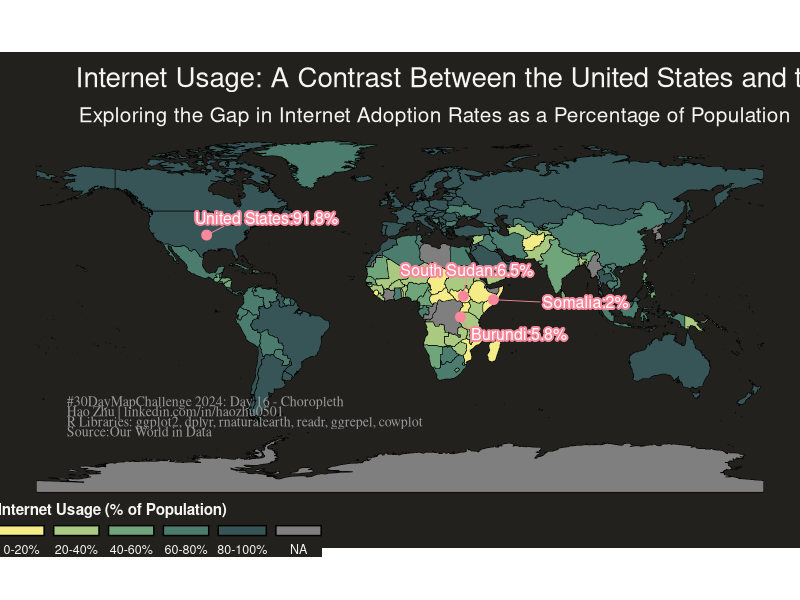
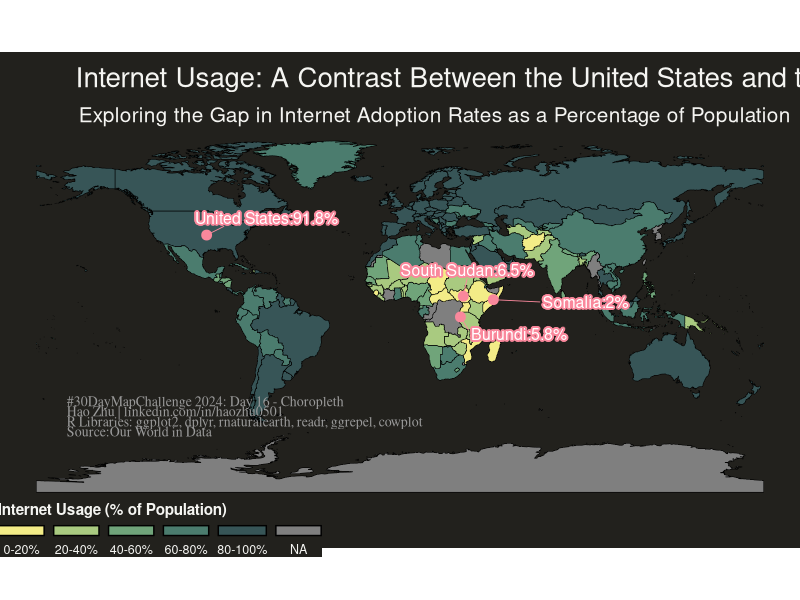

These figures' R source, in order:
# 30 Day Map Challenge: Day 16-Choropleth
# November 16, 2024
# Author: Hao Zhu, haoz51@upenn.edu

library(ggplot2)
library(dplyr)
library(rnaturalearth)
library(readr)
library(RColorBrewer)
library(ggrepel)
library(cowplot)

# Step 1: Read the data
internet_data <- read.csv("data/share-of-individuals-using-the-internet (1)/share-of-individuals-using-the-internet.csv")

# Step 2: Get the world map data
world <- ne_countries(scale = "medium", returnclass = "sf")

# Step 3: Clean and prepare the data
internet_clean <- internet_data %>%
  filter(!is.na(`Individuals.using.the.Internet....of.population.`)) %>%
  select(Entity, time, `Individuals.using.the.Internet....of.population.`)%>%
  rename(pct_internet_pop = "Individuals.using.the.Internet....of.population.")

# Step 4: Merge the map data with internet usage data
world_data <- world %>%
  left_join(internet_clean, by = c("name_ciawf" = "Entity"))

world_data <- world_data %>%
  mutate(usage_category = cut(`pct_internet_pop`,
                              breaks = c(0, 20, 40, 60, 80, 100),
                              labels = c("0-20%", "20-40%", "40-60%", "60-80%", "80-100%"),
                              include.lowest = TRUE))


# Identify top 3, bottom 3, and US
top_3 <- internet_clean %>%
  arrange(desc(pct_internet_pop)) %>%
  slice(1:3)

bottom_3 <- internet_clean %>%
  arrange(pct_internet_pop) %>%
  slice(1:3)

us <- internet_clean %>%
  filter(Entity == "United States")

annotations <- bind_rows(top_3, bottom_3, us)

annotation_positions <- data.frame(
  country = c("United States", "South Sudan", "Burundi", "Somalia"),
  latitude = c(37.0902, 6.8770, 	-3.3731, 5.1521),  
  longitude = c(-95.7129, 31.3070,29.9189, 46.1996),  
  label = c("United States:91.8%","South Sudan:6.5%", "Burundi:5.8%", "Somalia:2%")
)

# Customizing the map with points and annotations
internet_map <- ggplot(data = world_data) +
  geom_sf(aes(fill = usage_category), color = "black", size = 0.1) +
  # Add points for country locations
  geom_point(
    data = annotation_positions,
    aes(x = longitude, y = latitude),
    color = "#FA889C",
    size = 3
  ) +
  # Add text annotations with lines
  geom_text_repel(
    data = annotation_positions,
    aes(x = longitude, y = latitude, label = label),
    size = 4,
    color = "white",
    bg.color = "#FA889C",    # The background color of the text (outline effect)
    bg.r = 0.15,              # The radius of the background outline (creates the text outline)
    nudge_x = 20,  # Move text horizontally further from the point
    nudge_y = 3,   # Move text vertically further from the point
    segment.color = "#FA889C",  # Line color connecting the point to the text
    segment.size = 0.3,       # Line thickness
    box.padding = 0.5,        # Padding around the text box
    point.padding = 0.3,      # Padding between the point and the line
    max.overlaps = 100        # Ensure all annotations are shown
  ) +
  scale_fill_manual(
    values = c("#F3EC87", "#A9CA80", "#70A47A", "#4B7C6E", "#375557"),
    name = "Internet Usage (% of Population)",
    guide = guide_legend(
      keyheight = unit(3, units = "mm"),
      keywidth = unit(12, units = "mm"),
      label.position = "bottom",
      title.position = "top",
      nrow = 1
    )
  ) +
  theme_void() +
  labs(
    title = "Internet Usage: A Contrast Between the United States and the Bottom Three Countries",
    subtitle = "Exploring the Gap in Internet Adoption Rates as a Percentage of Population",
    caption = "Data: Our World in Data"
  ) 

internet_map <- internet_map +
  draw_text("#30DayMapChallenge 2024: Day 16 - Choropleth", 
            x = -165, y = -45, size = 10, color = "gray60", hjust = 0, family = "serif") +
  draw_text("Hao Zhu | linkedin.com/in/haozhu0501", 
            x = -165, y = -50, size = 10, color = "gray60", hjust = 0, family = "serif") +
  draw_text("R Libraries: ggplot2, dplyr, rnaturalearth, readr, ggrepel, cowplot", 
            x = -165, y = -55, size = 10, color = "gray60", hjust = 0, family = "serif") +
  draw_text("Source:Our World in Data", 
            x = -165, y = -60, size = 10, color = "gray60", hjust = 0, family = "serif")+
  theme(
    text = element_text(color = "#f5f5f2"),
    plot.background = element_rect(fill = "#22211d", color = NA),
    panel.background = element_rect(fill = "#22211d", color = NA),
    legend.background = element_rect(fill = "#22211d", color = NA),
    plot.title = element_text(
      size = 20, hjust = 0.01, color = "#f5f5f2",
      margin = margin(b = -0.1, t = 0.4, l = 2, unit = "cm")
    ),
    plot.subtitle = element_text(
      size = 15, hjust = 0.01, color = "#f5f5f2",
      margin = margin(b = -0.1, t = 0.43, l = 2, unit = "cm")
    ),
    plot.caption = element_text(
      size = 10, color = "#f5f5f2",
      margin = margin(b = 0.3, r = -99, t = 0.3, unit = "cm")
    ),
    legend.position = c(0.2, -0.05),
    legend.text = element_text(size = 9, color = "#f5f5f2"),
    legend.title = element_text(size = 11, face = "bold", color = "#f5f5f2")
  )

  

internet_map
# Save the plot
ggsave("output/Map-16.png", internet_map, width = 14, height = 10, bg = "#22211d")
